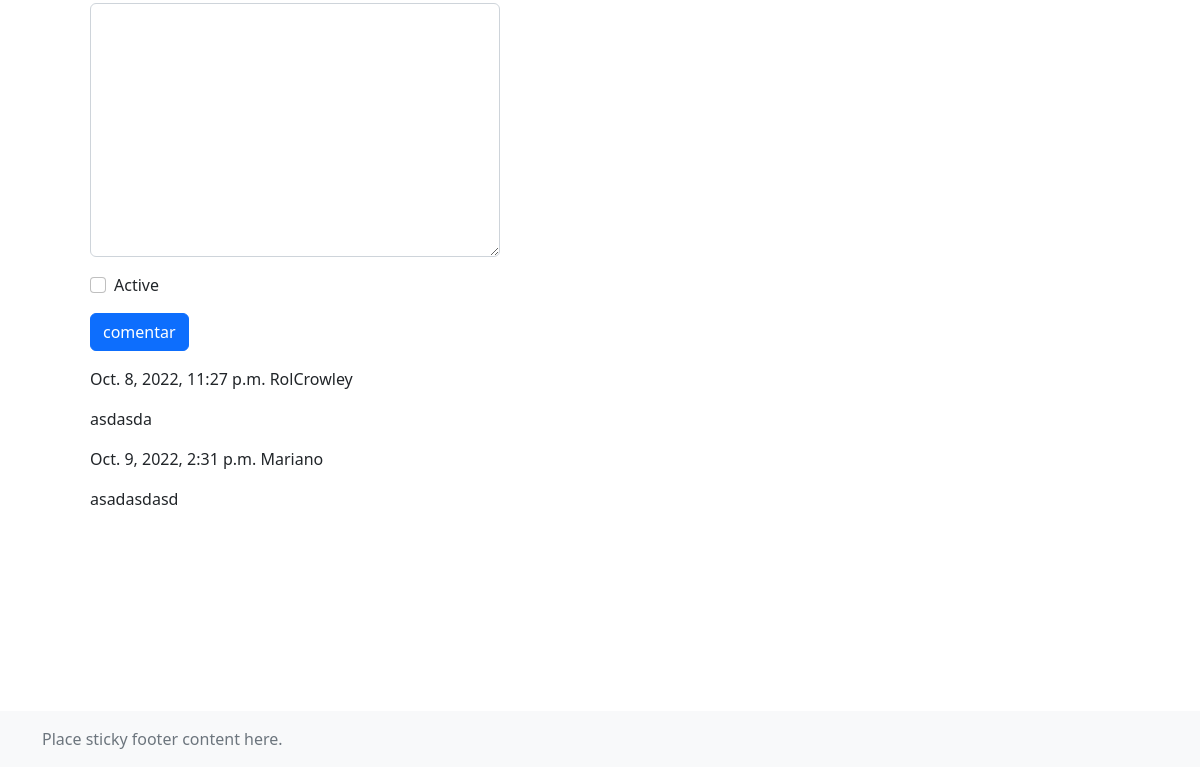
/3/ (lower part), run on an earlier commit of the app's database.
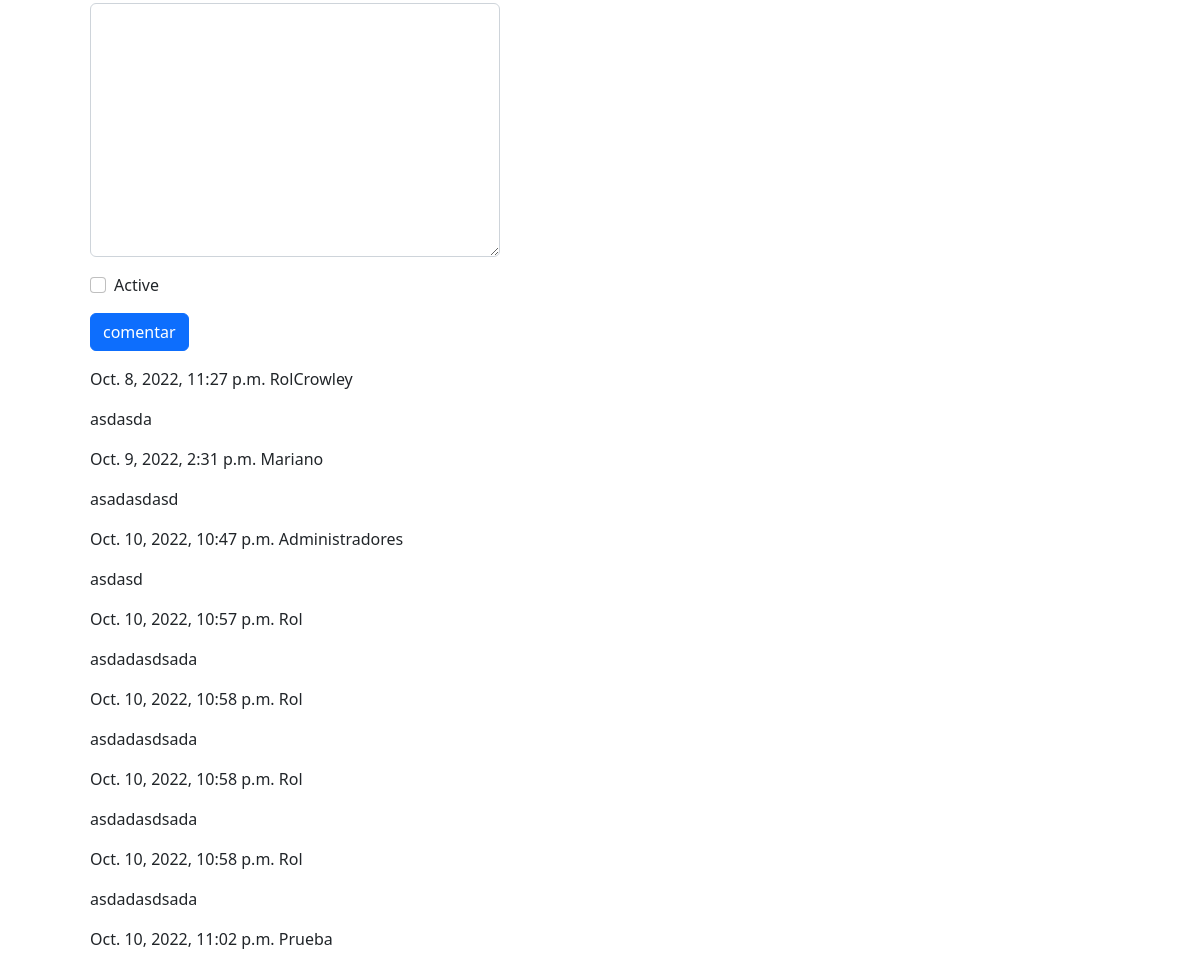
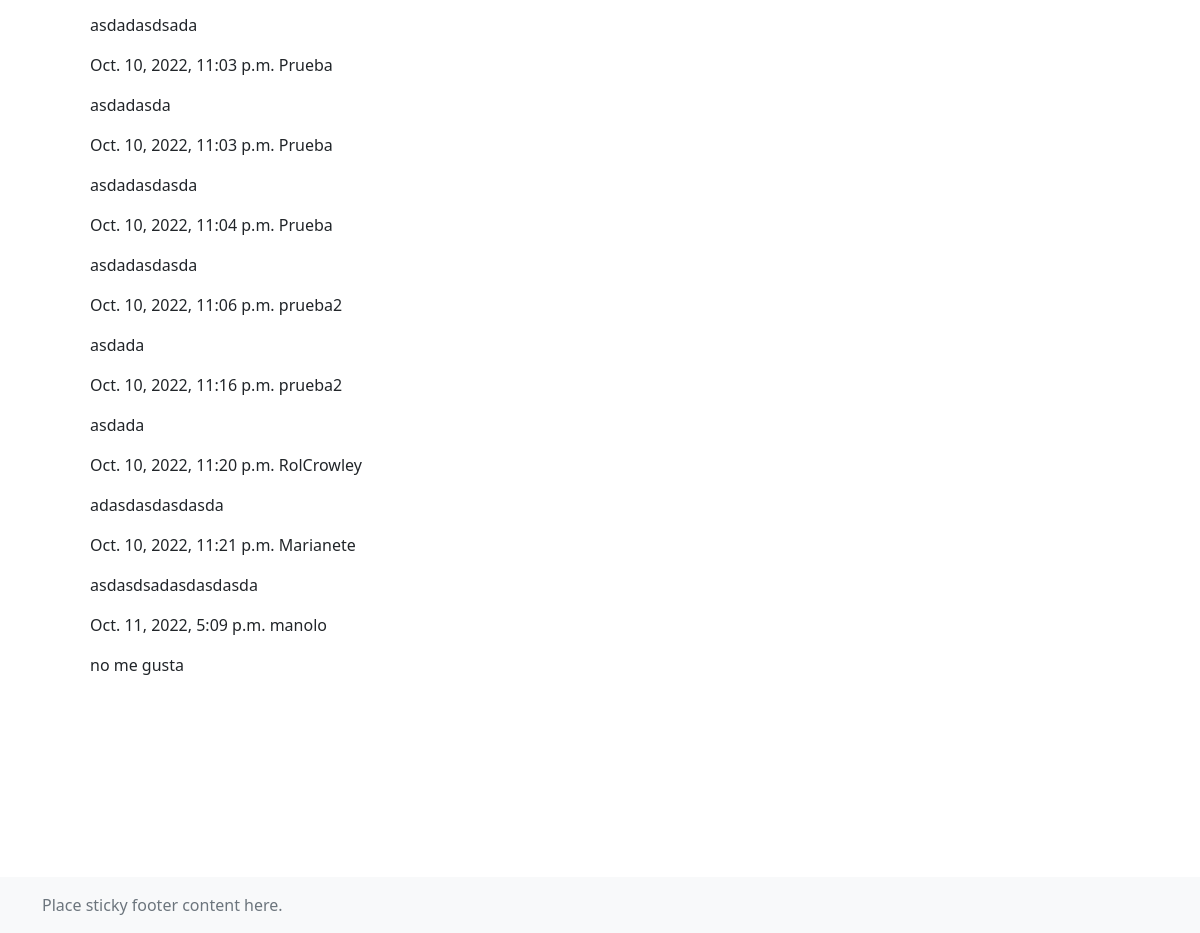
And on a later commit of the database (2 pictures, top to bottom).
### posts/models.py (models this page shows, shortened)
class Comment(models.Model):
    post = models.ForeignKey(Post,on_delete=models.CASCADE,related_name='comments')
    name = models.CharField(max_length=100)
    email = models.EmailField()
    create_on = models.DateTimeField(auto_now_add=True)
    contenido = models.TextField()
    active=models.BooleanField(default=False)

### posts/views.py (the view)
# urls.py: path('<int:post_id>/',views.post_detail,name='post_detail'),
def post_detail(request,post_id):
    post = Post.objects.get(id=post_id)
    comments = post.comments.filter(active=True)
    if request.method == 'POST':
        form = CommentForm(request.POST)
        if form.is_valid():
            new_form = form.save(commit=False)
            new_form.post = post
            new_form.save()
            return redirect('post_detail',post_id= post_id)
    else:
        form = CommentForm
    return render(request, 'post_detail.html',{'post':post, 'comments':comments,'form':form})

### templates/post_detail.html (shortened to what this page needs)
{% extends 'base.html' %}
{% load static%}
{% load crispy_forms_tags %}
    {% block content %}
<div style="margin: 200px; padding-right: 500px; margin-left: 90px; ">
  <form method="post">
    {{ form|crispy }}
    <input class="btn btn-primary" type="submit" name="enviar" value="comentar">
  </form>
  {% for comentario in comments %}
  <p>{{ comentario.create_on }} {{ comentario.name }} </p>
  <p>{{comentario.contenido}}</p>
  {% endfor %}
</div>
<footer class="footer mt-auto py-3 bg-light">
  <div class="container">
    <span class="text-muted">Place sticky footer content here.</span>
  </div>
</footer>
    {% endblock %}

What changed in the data, as far as the page shows it:
added Comment: create_on "Oct. 10, 2022, 10:47 p.m.", name "Administradores", contenido "asdasd"
added Comment: create_on "Oct. 10, 2022, 10:57 p.m.", name "Rol", contenido "asdadasdsada"
added Comment: create_on "Oct. 10, 2022, 10:58 p.m.", name "Rol", contenido "asdadasdsada"
added Comment: create_on "Oct. 10, 2022, 10:58 p.m.", name "Rol", contenido "asdadasdsada"
added Comment: create_on "Oct. 10, 2022, 10:58 p.m.", name "Rol", contenido "asdadasdsada"
added Comment: create_on "Oct. 10, 2022, 11:02 p.m.", name "Prueba", contenido "asdadasdsada"
added Comment: create_on "Oct. 10, 2022, 11:03 p.m.", name "Prueba", contenido "asdadasda"
added Comment: create_on "Oct. 10, 2022, 11:03 p.m.", name "Prueba", contenido "asdadasdasda"
added Comment: create_on "Oct. 10, 2022, 11:04 p.m.", name "Prueba", contenido "asdadasdasda"
added Comment: create_on "Oct. 10, 2022, 11:06 p.m.", name "prueba2", contenido "asdada"
added Comment: create_on "Oct. 10, 2022, 11:16 p.m.", name "prueba2", contenido "asdada"
added Comment: create_on "Oct. 10, 2022, 11:20 p.m.", name "RolCrowley", contenido "adasdasdasdasda"
added Comment: create_on "Oct. 10, 2022, 11:21 p.m.", name "Marianete", contenido "asdasdsadasdasdasda"
added Comment: create_on "Oct. 11, 2022, 5:09 p.m.", name "manolo", contenido "no me gusta"
